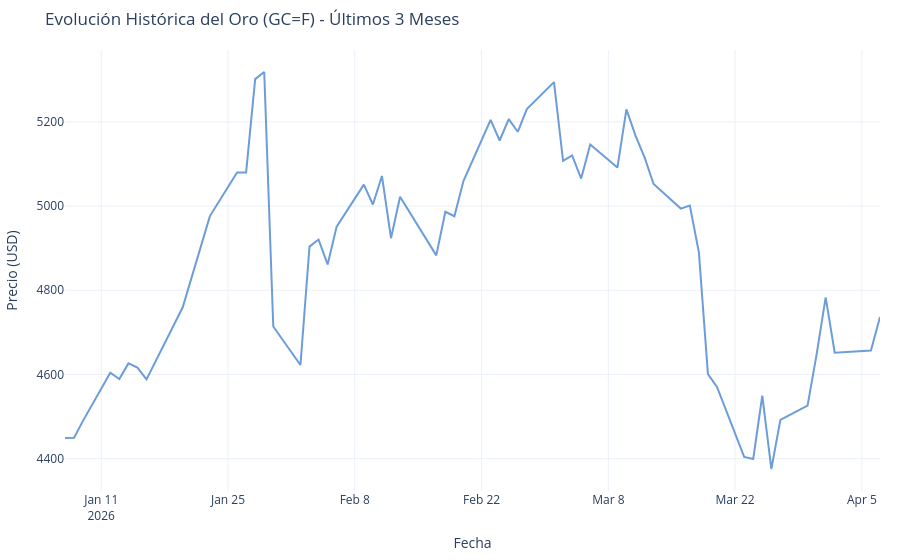

Source (notebook cell):
### Code cell
# Crear figura con Plotly
fig = go.Figure()

# Añadir traza del precio de cierre
fig.add_trace(go.Scatter(
    x=df.index, 
    y=df['Close'],
    mode='lines',
    name='Precio de Cierre (Gold)',
    line=dict(color='#6c9cda', width=2)
))

# Configuración del diseño
fig.update_layout(
    title='Evolución Histórica del Oro (GC=F) - Últimos 3 Meses',
    xaxis_title='Fecha',
    yaxis_title='Precio (USD)',
    template='plotly_white',
    hovermode='x unified',
    margin=dict(l=20, r=20, t=50, b=20)
)

# Mostrar gráfico
fig.show()
